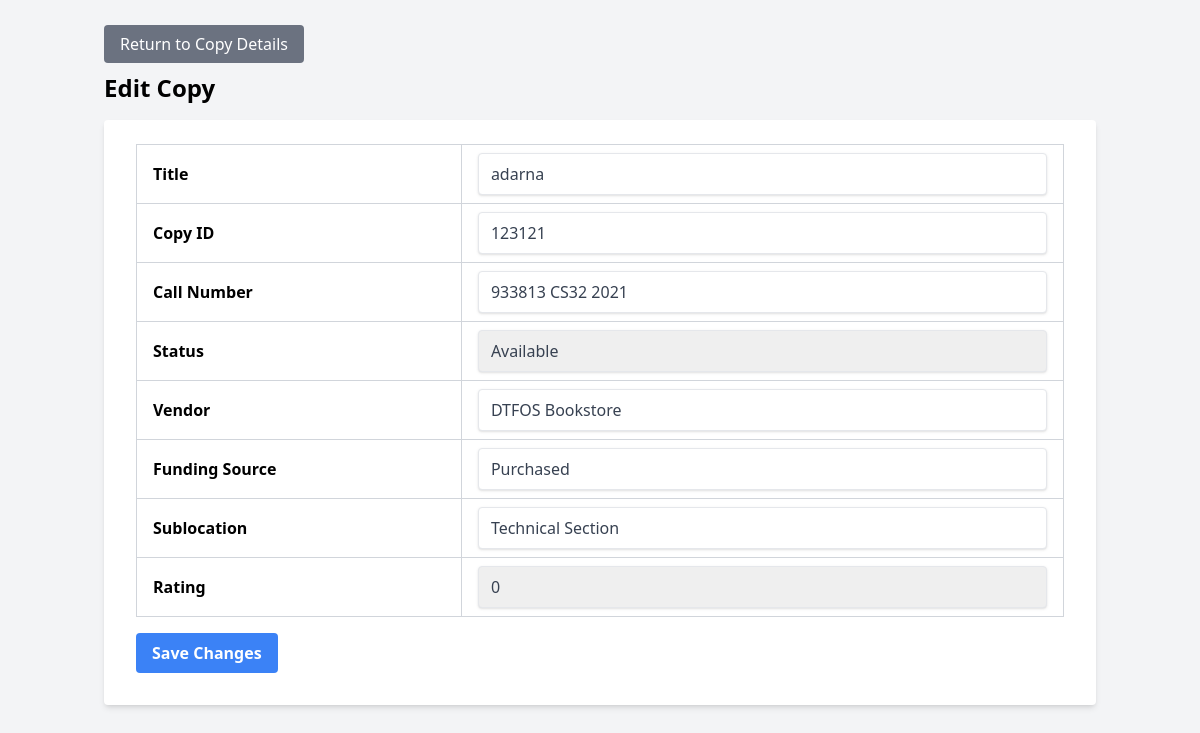
/dashboard/admin/include/edit_copy.php?ID=681 (signed in), run on an earlier commit of the app's database.
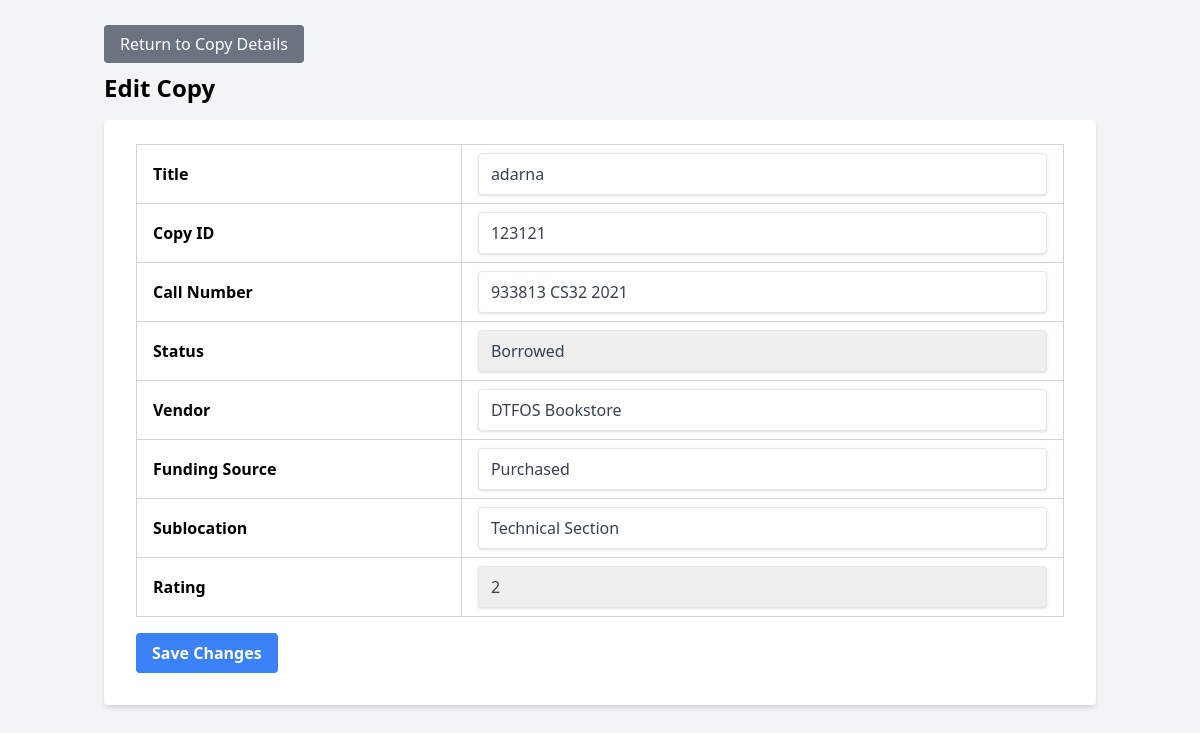
And on a later commit of the database.
### tables this page shows
CREATE TABLE `book_copies` (
  `ID` int(11) NOT NULL,
  `book_id` varchar(50) NOT NULL,
  `copy_ID` varchar(50) NOT NULL,
  `B_title` varchar(255) NOT NULL,
  `status` enum('Available','Borrowed','Reserve') DEFAULT NULL,
  `callNumber` varchar(50) DEFAULT NULL,
  `circulationType` varchar(50) DEFAULT NULL,
  `dateAcquired` date DEFAULT NULL,
  `description1` text DEFAULT NULL,
  `description2` text DEFAULT NULL,
  `description3` text DEFAULT NULL,
  `number1` int(11) DEFAULT NULL,
  `number2` int(11) DEFAULT NULL,
  `number3` int(11) DEFAULT NULL,
  `Sublocation` varchar(100) DEFAULT NULL,
  `vendor` varchar(100) DEFAULT NULL,
  `fundingSource` varchar(100) DEFAULT NULL,
  `rating` int(11) NOT NULL DEFAULT 0,
  `note` varchar(50) NOT NULL
);

### dashboard/admin/include/edit_copy.php (the view, shortened to what the changed rows need)
<?php
include '../../config.php';
$ID = isset($_GET['ID']) ? $_GET['ID'] : '';
$sql = "SELECT * FROM book_copies WHERE ID = '" . $conn->real_escape_string($ID) . "'";
$result = $conn->query($sql);
if (!$result) {
    $message = "Error retrieving copy details: " . $conn->error;
    $message_type = "error";
    $copy_data = [];
} elseif ($result->num_rows == 0) {
    $message = "No copy found with the specified ID.";
    $message_type = "warning";
    $copy_data = [];
} else {
    $copy_data = $result->fetch_assoc();
}
?>
<!DOCTYPE html>
<html lang="en">
<head>
    <script src="https://cdn.tailwindcss.com"></script>
</head>
<body class="bg-gray-100">
    <div class="container mx-auto mt-8 px-4">
        <h2 class="text-2xl font-semibold mt-4 mb-4">Edit Copy</h2>
        <?php if (!empty($copy_data)): ?>
            <form method="POST" class="bg-white shadow-md rounded px-8 pt-6 pb-8">
                <table class="table-auto w-full border-collapse border border-gray-300">
                    <tbody>
                        <tr>
                            <td class="border border-gray-300 px-4 py-2 font-semibold">Title</td>
                            <td class="border border-gray-300 px-4 py-2">
                                <input type="text" class="shadow appearance-none border rounded w-full py-2 px-3 text-gray-700 focus:outline-none focus:shadow-outline" id="B_title" name="B_title" value="<?php echo htmlspecialchars($copy_data['B_title']); ?>" required>
                            </td>
                        </tr>
                        <tr>
                            <td class="border border-gray-300 px-4 py-2 font-semibold">Copy ID</td>
                            <td class="border border-gray-300 px-4 py-2">
                                <input type="text" class="shadow appearance-none border rounded w-full py-2 px-3 text-gray-700 focus:outline-none focus:shadow-outline" id="copy_ID" name="copy_ID" value="<?php echo htmlspecialchars($copy_data['copy_ID']); ?>" required>
                            </td>
                        </tr>
                        <tr>
                            <td class="border border-gray-300 px-4 py-2 font-semibold">Call Number</td>
                            <td class="border border-gray-300 px-4 py-2">
                                <input type="text" class="shadow appearance-none border rounded w-full py-2 px-3 text-gray-700 focus:outline-none focus:shadow-outline" id="callNumber" name="callNumber" value="<?php echo htmlspecialchars($copy_data['callNumber']); ?>" required>
                            </td>
                        </tr>
                        <tr>
                            <td class="border border-gray-300 px-4 py-2 font-semibold">Status</td>
                            <td class="border border-gray-300 px-4 py-2">
                                <select class="shadow appearance-none border rounded w-full py-2 px-3 text-gray-700 focus:outline-none focus:shadow-outline" id="status" name="status" required>
                                    <option value="Available" <?php echo $copy_data['status'] == 'Available' ? 'selected' : ''; ?>>Available</option>
                                    <option value="Borrowed" <?php echo $copy_data['status'] == 'Borrowed' ? 'selected' : ''; ?>>Borrowed</option>
                                </select>
                            </td>
                        </tr>
                        <tr>
                            <td class="border border-gray-300 px-4 py-2 font-semibold">Vendor</td>
                            <td class="border border-gray-300 px-4 py-2">
                                <input type="text" class="shadow appearance-none border rounded w-full py-2 px-3 text-gray-700 focus:outline-none focus:shadow-outline" id="vendor" name="vendor" value="<?php echo htmlspecialchars($copy_data['vendor']); ?>" required>
                            </td>
                        </tr>
                        <tr>
                            <td class="border border-gray-300 px-4 py-2 font-semibold">Funding Source</td>
                            <td class="border border-gray-300 px-4 py-2">
                                <input type="text" class="shadow appearance-none border rounded w-full py-2 px-3 text-gray-700 focus:outline-none focus:shadow-outline" id="fundingSource" name="fundingSource" value="<?php echo htmlspecialchars($copy_data['fundingSource']); ?>" required>
                            </td>
                        </tr>
                        <tr>
                            <td class="border border-gray-300 px-4 py-2 font-semibold">Sublocation</td>
                            <td class="border border-gray-300 px-4 py-2">
                                <input type="text" class="shadow appearance-none border rounded w-full py-2 px-3 text-gray-700 focus:outline-none focus:shadow-outline" id="Sublocation" name="Sublocation" value="<?php echo htmlspecialchars($copy_data['Sublocation']); ?>" required>
                            </td>
                        </tr>
                        <tr>
                            <td class="border border-gray-300 px-4 py-2 font-semibold">Rating</td>
                            <td class="border border-gray-300 px-4 py-2">
                                <select class="shadow appearance-none border rounded w-full py-2 px-3 text-gray-700 focus:outline-none focus:shadow-outline" id="rating" name="rating" required>
                                    <option value="0" <?php echo $copy_data['rating'] == '0' ? 'selected' : ''; ?>>0</option>
                                    <option value="2" <?php echo $copy_data['rating'] == '2' ? 'selected' : ''; ?>>2</option>
                                </select>
                            </td>
                        </tr>
                    </tbody>
                </table>
                <div class="flex items-center justify-between mt-4">
                    <button type="submit" class="bg-blue-500 hover:bg-blue-700 text-white font-bold py-2 px-4 rounded focus:outline-none focus:shadow-outline">Save Changes</button>
                </div>
            </form>
        <?php endif; ?>
    </div>
</body>
</html>

What changed in the data, as far as the page shows it:
changed book_copies "adarna": status "Available" → "Borrowed"; rating "0" → "2"
